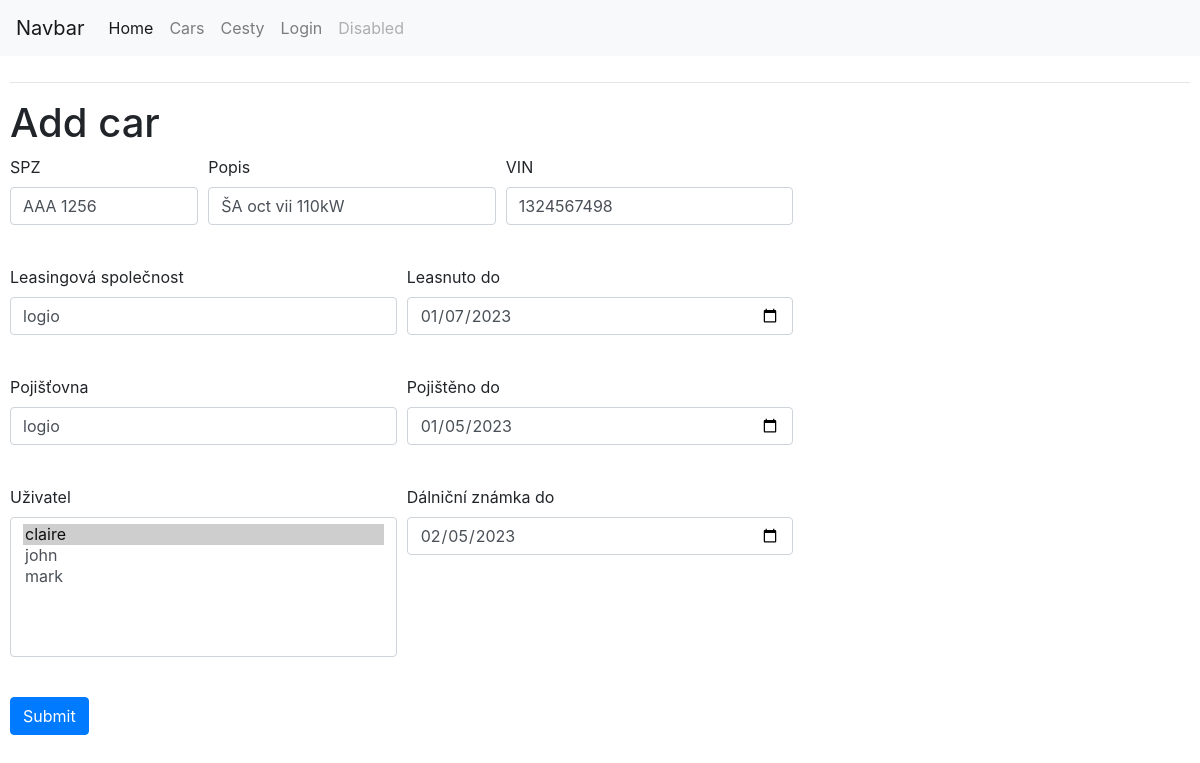
Screenshot of /edit_car/1 with the database file from the repository.
### app/models.py (models this page shows, shortened)
class Car(db.Model):
    id = db.Column(db.Integer, primary_key=True)
    SPZ = db.Column(db.String(10), index=True, unique=True)
    description = db.Column(db.String(120), index=True, unique=False)
    VIN = db.Column(db.String(50), index=True, unique=True)
    leasing_company = db.Column(db.String(120), index=True, unique=False, nullable=True)
    leased_until = db.Column(db.DateTime,index=True, nullable=True)
    insurance_company = db.Column(db.String(120), index=True, unique=False, nullable=True)
    insured_until = db.Column(db.DateTime,index=True, nullable=True)
    highway = db.Column(db.DateTime, nullable=True)
    user_id = db.Column(db.Integer, db.ForeignKey('user.id'), nullable=True)
    cars = db.relationship("Route", backref="car_spz", lazy=True)

### app/routes.py (the view)
@app.route("/edit_car/<int:car_id>", methods=['GET', 'POST'])
def edit_car(car_id):
    item = db.session.query(Car).get(car_id)
    form = AddCarForm(obj=item)
    if form.validate_on_submit():
        form.populate_obj(item)
        db.session.add(item)
        db.session.commit()
        return redirect(url_for('cars'))
    return render_template('add_car.html', form=form)

### app/forms.py
class AddCarForm(FlaskForm):
    SPZ = StringField('SPZ', validators=[DataRequired()])
    description = StringField('Popis', validators=[DataRequired()])
    VIN = StringField("VIN", validators=[DataRequired()])
    leasing_company = StringField("Leasingová společnost", validators=[Optional()])
    leased_until = DateField("Leasnuto do", validators=[Optional()])
    insurance_company = StringField("Pojišťovna", validators=[Optional()])
    insured_until = DateField("Pojištěno do", validators=[Optional()])
    highway = DateField("Dálniční známka do", validators=[Optional()])
    user_id = SelectField("Uživatel", choices=get_users, validators=[Optional()])
    submit = SubmitField('Submit')

### app/forms.py (called while the page is built)
def get_users():
    choices = list()
    users = User.query.order_by(User.username)
    for user in users:  # <- assumes store_id and store_names are unique
        choices.append((user.id,user))
    return choices

### app/models.py (called while the page is built)
    def __repr__(self):
        return '{}'.format(self.username)

### app/templates/add_car.html (shortened to what this page needs)
{% extends "base.html" %}
{% block content %}
<h1>Add car</h1>
<div class="divForm">
<form action="" method="post" novalidate>
    <div class="form-row">
        <div class="form-group col-md-2">
          {{ form.SPZ.label }}
          {{ form.SPZ(size=32,class_="form-control") }} <br>
        </div>
        <div class="form-group col-md-3">
            {{ form.description.label }}<br>
            {{ form.description(size=32,class_="form-control") }}<br>
        </div>
        <div class="form-group col-md-3">
            {{ form.VIN.label }}<br>
            {{ form.VIN(size=32,class_="form-control") }}<br>
        </div>
      </div>
      <div class="form-row">
        <div class="form-group col-md-4">
            {{ form.leasing_company.label }}<br>
            {{ form.leasing_company(size=32,class_="form-control") }}<br>
        </div>
        <div class="form-group col-md-4">
            {{ form.leased_until.label }}<br>
            {{ form.leased_until(size=32,class_="form-control") }}<br>
        </div>
      </div>
      <div class="form-row">
        <div class="form-group col-md-4">
            {{ form.insurance_company.label }}<br>
            {{ form.insurance_company(size=32,class_="form-control") }}<br>
        </div>
        <div class="form-group col-md-4">
            {{ form.insured_until.label }}<br>
            {{ form.insured_until(size=32,class_="form-control") }}<br>
        </div>
      </div>
      <div class="form-row">
        <div class="form-group col-md-4">
            {{ form.user_id.label }}<br>
            {{ form.user_id(size=6,class_="form-control") }}<br>
        </div>
        <div class="form-group col-md-4">
            {{ form.highway.label }}<br>
            {{ form.highway(size=32,class_="form-control") }}<br>
        </div>
      </div>
      <div class="form-row">
      <div class="form-group col-md-12">
        {{ form.submit(class="btn btn-primary") }}
      </div>
</form>
</div>
{% endblock %}

### rows the page displays
Car: SPZ "AAA 1256", description "ŠA oct vii 110kW", VIN "1324567498", leasing_company "logio", leased_until "01/07/2023", insurance_company "logio", insured_until "01/05/2023", user_id "claire ☑ / john / mark", highway "02/05/2023"
